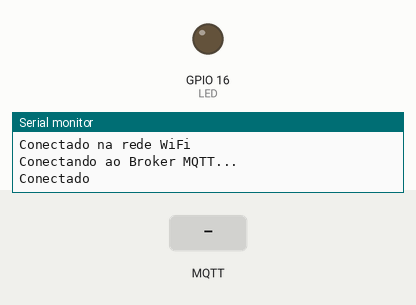
Simulated run of this sketch. Board: ESP8266 (NodeMCU). On the bench: output pins drawn as LEDs (lit = HIGH), the last lines printed to the serial monitor. Inputs (shaded band) come from the test bench. WiFi joins after 1.5 s; servers stay silent unless stated; no MQTT or app messages arrive unless stated.

Above: at 2.7 s.
2.8 s: MQTT message "0" arrives on the first subscribed topic
At 4.0 s:
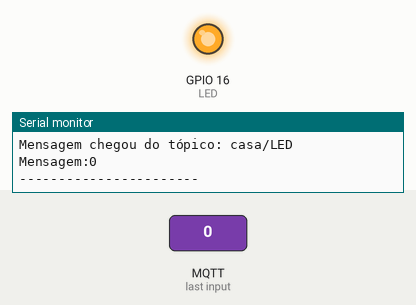
4.3 s: MQTT message "1" arrives on the first subscribed topic
At 5.4 s:
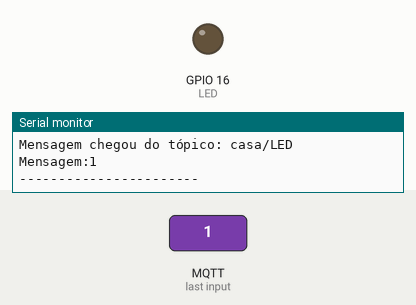
Timing chart, 0 to 7.3 s (numbered marks = the images above; inputs shaded):
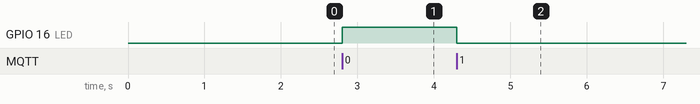

The sketch:

MQTT_01.ino
```cpp
/*
 * Curso - Controle dispositivos remotamente com ESP8266
 * Por: Fábio Souza
 *
 * Exemplo - MQTT
 * Assina tópico no servidor MQTT
 */


#include <ESP8266WiFi.h>
#include <PubSubClient.h>

#define DEBUG

const byte LED = 16;
//boolean statusLED = LOW;   //pino de saida para acionamento da Lampada L1

//informações da rede WIFI
const char* ssid = "Vodafone-FAD548";                 //SSID da rede WIFI
const char* password =  "NH5k6ncEhX";    //senha da rede wifi

const char* mqttServer = "hairdresser.cloudmqtt.com";   //server
const char* mqttUser = "dhscfolz";              //user
const char* mqttPassword = "Vbka0DZ-Gz9Q";      //password
const int mqttPort = 16432;                     //port

const char* mqttTopicSub ="casa/LED";            //tópico que sera assinado


WiFiClient espClient;
PubSubClient client(espClient);

void setup() {

  Serial.begin(115200);
  pinMode(LED,OUTPUT);

  WiFi.begin(ssid, password);

  while (WiFi.status() != WL_CONNECTED) {
    delay(500);
    #ifdef DEBUG
    Serial.println("Conectando ao WiFi..");
    #endif
  }
  #ifdef DEBUG
  Serial.println("Conectado na rede WiFi");
  #endif

  client.setServer(mqttServer, mqttPort);
  client.setCallback(callback);

  while (!client.connected()) {
    #ifdef DEBUG
    Serial.println("Conectando ao Broker MQTT...");
    #endif

    if (client.connect("ESP8266Client", mqttUser, mqttPassword)) {
      #ifdef DEBUG
      Serial.println("Conectado");
      #endif

    } else {
      #ifdef DEBUG
      Serial.print("falha estado  ");
      Serial.print(client.state());
      #endif
      delay(2000);

    }
  }

  //subscreve no tópico
  client.subscribe(mqttTopicSub);

}

void callback(char* topic, byte* payload, unsigned int length) {

  //armazena msg recebida em uma sring
  payload[length] = '\0';
  String strMSG = String((char*)payload);

  #ifdef DEBUG
  Serial.print("Mensagem chegou do tópico: ");
  Serial.println(topic);
  Serial.print("Mensagem:");
  Serial.print(strMSG);
  Serial.println();
  Serial.println("-----------------------");
  #endif

  //aciona saída conforme msg recebida
  if (strMSG == "1"){         //se msg "1"
     digitalWrite(LED, LOW);  //coloca saída em LOW para ligar a Lampada - > o módulo RELE usado tem acionamento invertido. Se necessário ajuste para o seu modulo
  }else if (strMSG == "0"){   //se msg "0"
     digitalWrite(LED, HIGH);   //coloca saída em HIGH para desligar a Lampada - > o módulo RELE usado tem acionamento invertido. Se necessário ajuste para o seu modulo
  }

}

//função pra reconectar ao servido MQTT
void reconect() {
  //Enquanto estiver desconectado
  while (!client.connected()) {
    #ifdef DEBUG
    Serial.print("Tentando conectar ao servidor MQTT");
    #endif

    bool conectado = strlen(mqttUser) > 0 ?
                     client.connect("ESP8266Client", mqttUser, mqttPassword) :
                     client.connect("ESP8266Client");

    if(conectado) {
      #ifdef DEBUG
      Serial.println("Conectado!");
      #endif
      //subscreve no tópico
      client.subscribe(mqttTopicSub, 1); //nivel de qualidade: QoS 1
    } else {
      #ifdef DEBUG
      Serial.println("Falha durante a conexão.Code: ");
      Serial.println( String(client.state()).c_str());
      Serial.println("Tentando novamente em 10 s");
      #endif
      //Aguarda 10 segundos
      delay(10000);
    }
  }
}

void loop() {
  if (!client.connected()) {
    reconect();
  }
  client.loop();
}
```

Measured:
- after the input at 2.8 s, GPIO 16 (LED): LOW → HIGH at once
- after the input at 4.3 s, GPIO 16 (LED): HIGH → LOW at once
